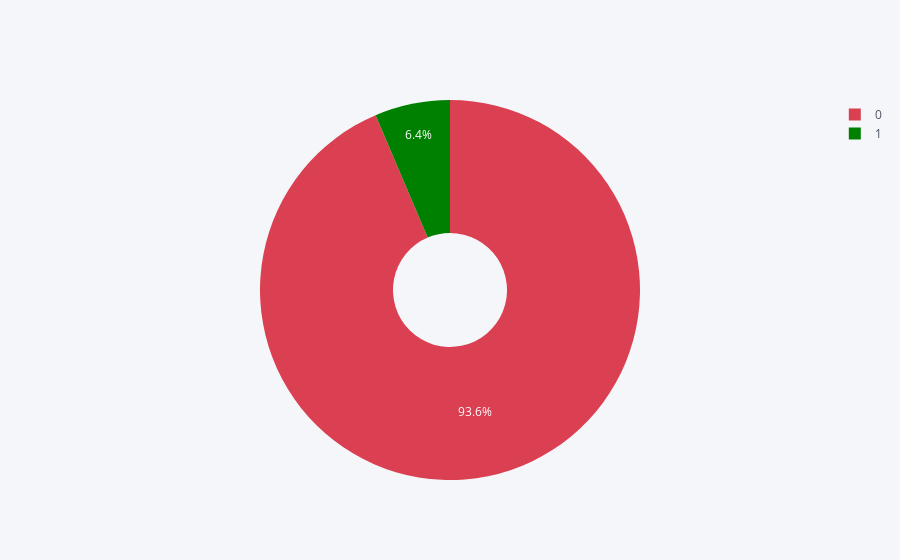

Here is the notebook cell this chart was saved with:
### Code cell
# Plotting a pie chart to visualize the available applications based on its category type (free or paid).

most_avail = google_df["pf"].value_counts()
most_avail = most_avail.to_frame(name = "Count")
most_avail['pf'] = most_avail.index
most_avail.set_index("pf")
most_avail = most_avail[:10]
most_avail.iplot(kind='pie', labels= "pf", values='Count', colors= ['red','green'], hoverinfo="label+percent+name", hole=0.3)

### Figure 1 — Plotly figure (JSON) as saved in the notebook; plotly's stock layout.template omitted (floating-point values rounded to 4 significant figures)
{"data": [{"hole": 0.3, "labels": [0, 1], "marker": {"colors": ["rgba(219, 64, 82, 1.0)", "rgba(0, 128, 0, 1.0)"]}, "name": "", "type": "pie", "values": [29950, 2049]}], "layout": {"legend": {"bgcolor": "#F5F6F9", "font": {"color": "#4D5663"}}, "paper_bgcolor": "#F5F6F9", "plot_bgcolor": "#F5F6F9", "titlefont": {"color": "#4D5663"}}}
